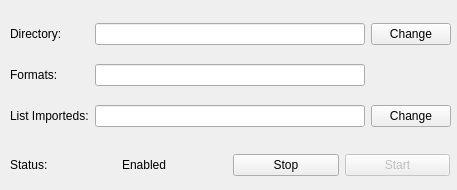
<?xml version="1.0" encoding="UTF-8"?>
<ui version="4.0">
 <class>mainWindow</class>
 <widget class="QMainWindow" name="mainWindow">
  <property name="enabled">
   <bool>true</bool>
  </property>
  <property name="geometry">
   <rect>
    <x>0</x>
    <y>0</y>
    <width>457</width>
    <height>190</height>
   </rect>
  </property>
  <property name="windowTitle">
   <string>Premiere Auto Import Tool </string>
  </property>
  <widget class="QWidget" name="centralwidget">
   <widget class="QWidget" name="gridLayoutWidget">
    <property name="geometry">
     <rect>
      <x>10</x>
      <y>10</y>
      <width>441</width>
      <height>131</height>
     </rect>
    </property>
    <layout class="QGridLayout" name="gridLayout">
     <property name="sizeConstraint">
      <enum>QLayout::SetDefaultConstraint</enum>
     </property>
     <item row="3" column="2">
      <widget class="QPushButton" name="pushButton_Change_List_Importeds">
       <property name="text">
        <string>Change</string>
       </property>
      </widget>
     </item>
     <item row="0" column="2">
      <widget class="QPushButton" name="pushButton_Change_Directory">
       <property name="text">
        <string>Change</string>
       </property>
      </widget>
     </item>
     <item row="3" column="0">
      <widget class="QLabel" name="lavel_List_Importeds">
       <property name="text">
        <string>List Importeds:</string>
       </property>
      </widget>
     </item>
     <item row="3" column="1">
      <widget class="QLineEdit" name="lineEdit_List_Importeds">
       <property name="text">
        <string/>
       </property>
       <property name="dragEnabled">
        <bool>false</bool>
       </property>
       <property name="readOnly">
        <bool>true</bool>
       </property>
       <property name="clearButtonEnabled">
        <bool>false</bool>
       </property>
      </widget>
     </item>
     <item row="0" column="1">
      <widget class="QLineEdit" name="lineEdit_Directory">
       <property name="text">
        <string/>
       </property>
       <property name="dragEnabled">
        <bool>false</bool>
       </property>
       <property name="readOnly">
        <bool>true</bool>
       </property>
       <property name="clearButtonEnabled">
        <bool>false</bool>
       </property>
      </widget>
     </item>
     <item row="2" column="1">
      <widget class="QLineEdit" name="lineEdit_Formats">
       <property name="text">
        <string/>
       </property>
       <property name="dragEnabled">
        <bool>false</bool>
       </property>
       <property name="readOnly">
        <bool>true</bool>
       </property>
       <property name="clearButtonEnabled">
        <bool>false</bool>
       </property>
      </widget>
     </item>
     <item row="2" column="0">
      <widget class="QLabel" name="label_Formats">
       <property name="text">
        <string>Formats:</string>
       </property>
      </widget>
     </item>
     <item row="0" column="0">
      <widget class="QLabel" name="label_Directory">
       <property name="text">
        <string>Directory:</string>
       </property>
      </widget>
     </item>
    </layout>
   </widget>
   <widget class="QWidget" name="gridLayoutWidget_4">
    <property name="geometry">
     <rect>
      <x>10</x>
      <y>150</y>
      <width>440</width>
      <height>30</height>
     </rect>
    </property>
    <layout class="QGridLayout" name="gridLayout_4">
     <item row="0" column="0">
      <layout class="QGridLayout" name="gridLayout_3">
       <item row="0" column="1">
        <widget class="QLabel" name="label_Info_Status">
         <property name="text">
          <string>Enabled</string>
         </property>
        </widget>
       </item>
       <item row="0" column="0">
        <widget class="QLabel" name="label_Status">
         <property name="text">
          <string>Status:</string>
         </property>
        </widget>
       </item>
      </layout>
     </item>
     <item row="0" column="1">
      <layout class="QGridLayout" name="gridLayout_2">
       <item row="0" column="0">
        <widget class="QPushButton" name="pushButton_Stop">
         <property name="enabled">
          <bool>true</bool>
         </property>
         <property name="text">
          <string>Stop</string>
         </property>
        </widget>
       </item>
       <item row="0" column="1">
        <widget class="QPushButton" name="pushButton_Start">
         <property name="enabled">
          <bool>false</bool>
         </property>
         <property name="text">
          <string>Start</string>
         </property>
        </widget>
       </item>
      </layout>
     </item>
    </layout>
   </widget>
  </widget>
 </widget>
 <resources/>
 <connections/>
</ui>
